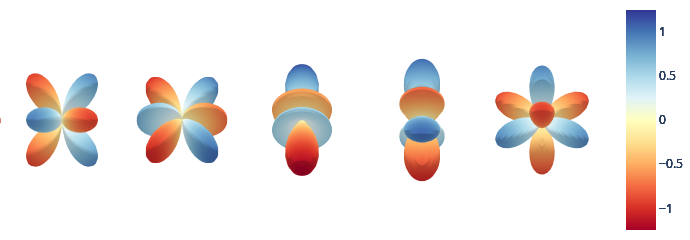

Source (notebook cell):
### Code cell
tp = o3.ElementwiseTensorProduct("2e", "1o", ['3o'], irrep_normalization='norm')
y3 = tp(y2, r)
fig = plot(y3)

### Figure 1 — Plotly figure (JSON) as saved in the notebook; plotly's stock layout.template omitted (floating-point values rounded to 4 significant figures; data arrays with more than 128 entries replaced by an {"elided": "..."} marker saying what was removed)
{"data": [{"cmax": 1.242, "cmin": -1.242, "colorscale": [[0, "rgb(165,0,38)"], [0.1, "rgb(215,48,39)"], [0.2, "rgb(244,109,67)"], [0.3, "rgb(253,174,97)"], [0.4, "rgb(254,224,144)"], [0.5, "rgb(255,255,191)"], [0.6, "rgb(224,243,248)"], [0.7, "rgb(171,217,233)"], [0.8, "rgb(116,173,209)"], [0.9, "rgb(69,117,180)"], [1, "rgb(49,54,149)"]], "surfacecolor": {"elided": "40x80 float values"}, "type": "surface", "x": {"elided": "40x80 float values"}, "y": {"elided": "40x80 float values"}, "z": {"elided": "40x80 float values"}}, {"cmax": 1.242, "cmin": -1.242, "colorscale": [[0, "rgb(165,0,38)"], [0.1, "rgb(215,48,39)"], [0.2, "rgb(244,109,67)"], [0.3, "rgb(253,174,97)"], [0.4, "rgb(254,224,144)"], [0.5, "rgb(255,255,191)"], [0.6, "rgb(224,243,248)"], [0.7, "rgb(171,217,233)"], [0.8, "rgb(116,173,209)"], [0.9, "rgb(69,117,180)"], [1, "rgb(49,54,149)"]], "surfacecolor": {"elided": "40x80 float values"}, "type": "surface", "x": {"elided": "40x80 float values"}, "y": {"elided": "40x80 float values"}, "z": {"elided": "40x80 float values"}}, {"cmax": 1.242, "cmin": -1.242, "colorscale": [[0, "rgb(165,0,38)"], [0.1, "rgb(215,48,39)"], [0.2, "rgb(244,109,67)"], [0.3, "rgb(253,174,97)"], [0.4, "rgb(254,224,144)"], [0.5, "rgb(255,255,191)"], [0.6, "rgb(224,243,248)"], [0.7, "rgb(171,217,233)"], [0.8, "rgb(116,173,209)"], [0.9, "rgb(69,117,180)"], [1, "rgb(49,54,149)"]], "surfacecolor": {"elided": "40x80 float values"}, "type": "surface", "x": {"elided": "40x80 float values"}, "y": {"elided": "40x80 float values"}, "z": {"elided": "40x80 float values"}}, {"cmax": 1.242, "cmin": -1.242, "colorscale": [[0, "rgb(165,0,38)"], [0.1, "rgb(215,48,39)"], [0.2, "rgb(244,109,67)"], [0.3, "rgb(253,174,97)"], [0.4, "rgb(254,224,144)"], [0.5, "rgb(255,255,191)"], [0.6, "rgb(224,243,248)"], [0.7, "rgb(171,217,233)"], [0.8, "rgb(116,173,209)"], [0.9, "rgb(69,117,180)"], [1, "rgb(49,54,149)"]], "surfacecolor": {"elided": "40x80 float values"}, "type": "surface", "x": {"elided": "40x80 float values"}, "y": {"elided": "40x80 float values"}, "z": {"elided": "40x80 float values"}}, {"cmax": 1.242, "cmin": -1.242, "colorscale": [[0, "rgb(165,0,38)"], [0.1, "rgb(215,48,39)"], [0.2, "rgb(244,109,67)"], [0.3, "rgb(253,174,97)"], [0.4, "rgb(254,224,144)"], [0.5, "rgb(255,255,191)"], [0.6, "rgb(224,243,248)"], [0.7, "rgb(171,217,233)"], [0.8, "rgb(116,173,209)"], [0.9, "rgb(69,117,180)"], [1, "rgb(49,54,149)"]], "surfacecolor": {"elided": "40x80 float values"}, "type": "surface", "x": {"elided": "40x80 float values"}, "y": {"elided": "40x80 float values"}, "z": {"elided": "40x80 float values"}}, {"cmax": 1.242, "cmin": -1.242, "colorscale": [[0, "rgb(165,0,38)"], [0.1, "rgb(215,48,39)"], [0.2, "rgb(244,109,67)"], [0.3, "rgb(253,174,97)"], [0.4, "rgb(254,224,144)"], [0.5, "rgb(255,255,191)"], [0.6, "rgb(224,243,248)"], [0.7, "rgb(171,217,233)"], [0.8, "rgb(116,173,209)"], [0.9, "rgb(69,117,180)"], [1, "rgb(49,54,149)"]], "surfacecolor": {"elided": "40x80 float values"}, "type": "surface", "x": {"elided": "40x80 float values"}, "y": {"elided": "40x80 float values"}, "z": {"elided": "40x80 float values"}}, {"cmax": 1.242, "cmin": -1.242, "colorscale": [[0, "rgb(165,0,38)"], [0.1, "rgb(215,48,39)"], [0.2, "rgb(244,109,67)"], [0.3, "rgb(253,174,97)"], [0.4, "rgb(254,224,144)"], [0.5, "rgb(255,255,191)"], [0.6, "rgb(224,243,248)"], [0.7, "rgb(171,217,233)"], [0.8, "rgb(116,173,209)"], [0.9, "rgb(69,117,180)"], [1, "rgb(49,54,149)"]], "surfacecolor": {"elided": "40x80 float values"}, "type": "surface", "x": {"elided": "40x80 float values"}, "y": {"elided": "40x80 float values"}, "z": {"elided": "40x80 float values"}}], "layout": {"height": 160, "margin": {"b": 0, "l": 0, "r": 0, "t": 0}, "paper_bgcolor": "rgba(0,0,0,0)", "plot_bgcolor": "rgba(0,0,0,0)", "scene": {"aspectmode": "manual", "aspectratio": {"x": 8, "y": 2, "z": 2}, "camera": {"center": {"x": 0, "y": 0, "z": 0}, "eye": {"x": 0, "y": -5, "z": 5}, "projection": {"type": "orthographic"}, "up": {"x": 0, "y": 0, "z": 1}}, "xaxis": {"nticks": 3, "range": [-8, 8], "showbackground": false, "showgrid": false, "showticklabels": false, "title": {"text": ""}, "zeroline": false}, "yaxis": {"nticks": 3, "range": [-2, 2], "showbackground": false, "showgrid": false, "showticklabels": false, "title": {"text": ""}, "zeroline": false}, "zaxis": {"nticks": 3, "range": [-2, 2], "showbackground": false, "showgrid": false, "showticklabels": false, "title": {"text": ""}, "zeroline": false}}, "width": 690}}
